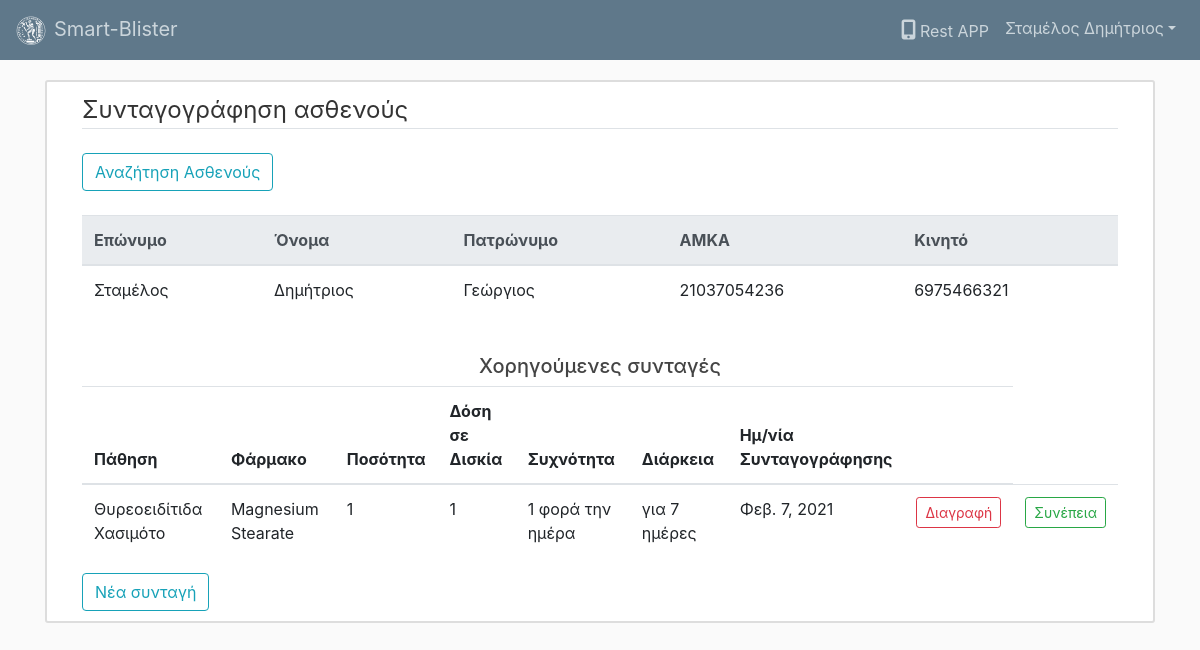
The page /doctor/prescription/patient/7/ (signed in) on the database as committed earlier.
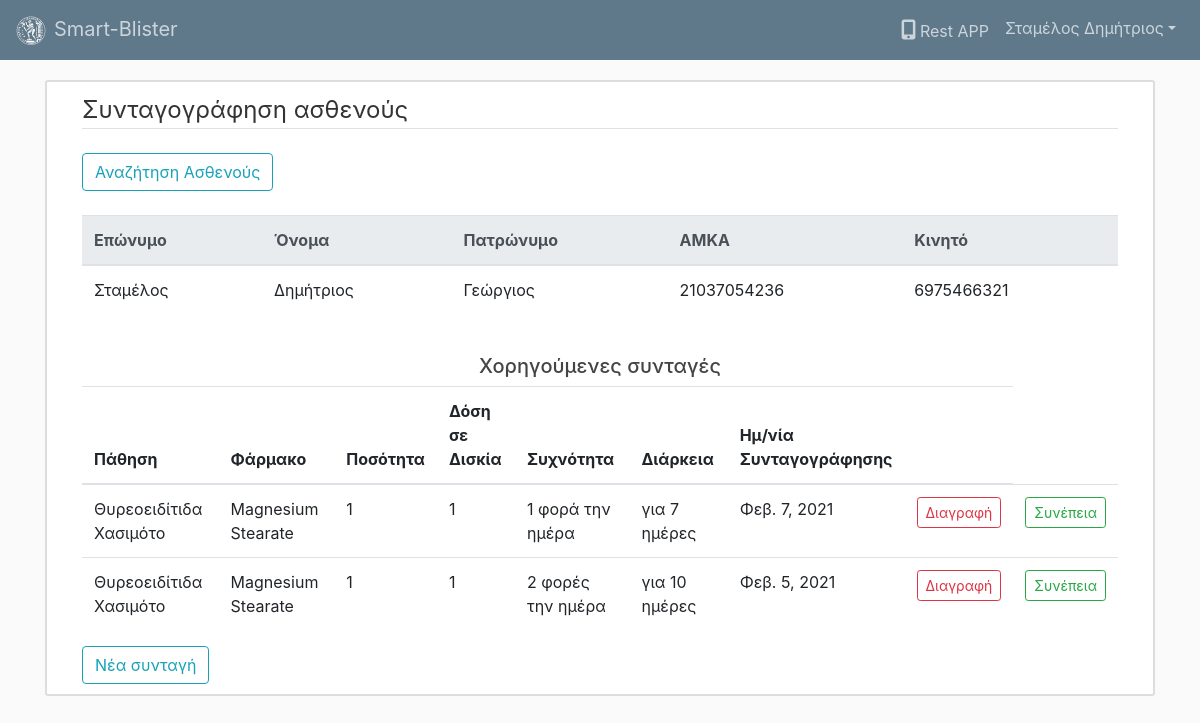
The same page on the database as committed later.
### doctor/models.py (models this page shows, shortened)
class Prescription(models.Model):
	quantity_choices = (
		(1,'1'),
		(2,'2'),
		(3,'3')
	)
	frequency_choices = (
		(1,'1 φορά την ημέρα'),
		(2,'2 φορές την ημέρα'),
		(3,'3 φορές την ημέρα'),
		(4,'4 φορές την ημέρα'),
		(5,'1 φορά την εβδομάδα'),
		(6,'2 φορές την εβδομάδα'),
		(7,'3 φορές την εβδομάδα')
	)
	duration_choices = (
		(1,'για 7 ημέρες'),
		(2,'για 10 ημέρες'),
		(3,'για 2 εβδομάδες'),
		(4,'για 1 μήνα'),
		(5,'για 2 μήνες'),
		(6,'για 3 μήνες'),
		(7,'για 6 μήνες'),
		(8,'για ένα έτος')
	)
	patient = models.ForeignKey(PatientProfile, null = True, blank=True, on_delete=models.PROTECT)
	doctor = models.ForeignKey(DoctorProfile, null = True, blank=True, on_delete=models.PROTECT)
	date_issued = models.DateField(default=timezone.now)
	illness = models.CharField(max_length=255)
	medicine = models.CharField(max_length=255)
	quantity = models.IntegerField(choices=quantity_choices,default=1)
	dosage = models.IntegerField(choices=quantity_choices,default=1)
	frequency = models.ForeignKey(Frequency, on_delete=models.PROTECT, default=1)
	duration = models.ForeignKey(Duration, on_delete=models.PROTECT, default=1)

class Frequency(models.Model):
	description = models.CharField(max_length=50)
	def __str__(self):
		return self.description

class Duration(models.Model):
	description = models.CharField(max_length=50)
	def __str__(self):
		return self.description

### doctor/views.py (the view)
# urls.py: path('prescription/patient/<int:patient_id>/',views.chargedPrescriptions, name='chargedPrescriptions'),
@login_required
def chargedPrescriptions(request,patient_id):
	if request.method == 'POST':
		form = PatientSearchForm(request.POST)
		form1 = PrescriptionAddForm(request.POST)
		if form.is_valid():
			amka = form.cleaned_data['amka']
			try:
				patient = PatientProfile.objects.get(user__userprofile__amka=amka)
				prescriptions = patient.prescription_set.all().order_by('-date_issued')
			except PatientProfile.DoesNotExist:
				patient = None
				prescriptions = None
		else:
			patient = None
			prescriptions = None
	else:
		form = PatientSearchForm()
		form1 = PrescriptionAddForm()
		try:
			patient = PatientProfile.objects.get(id=patient_id)
			prescriptions = patient.prescription_set.all().order_by('-date_issued')
		except PatientProfile.DoesNotExist:
			patient = None
			blisters = None
	context = {
		'title':'Συνταγογράφηση',
		'form':form,
		'form1':form1,
		'patient':patient,
		'prescriptions': prescriptions
	}
	return render(request,'doctor/prescription.html', context)

### doctor/forms.py
class PatientSearchForm(forms.Form):
	amka = forms.CharField(label='AMKA',initial='',help_text='Εισαγωγή ΑΜΚΑ ασθενούς')

### doctor/templates/doctor/prescription.html (shortened to what this page needs)
{% extends "dashboard/base.html" %}
{% load crispy_forms_tags %}
{% block body_block %}
	<div class="content-section">
		<div class="container mb-4">
			<legend class="border-bottom mb-4">Συνταγογράφηση ασθενούς</legend>
			<button type="button mb-4" class="btn btn-outline-info" data-toggle="modal" data-target="#myModal">Αναζήτηση Ασθενούς</button>
		</div>
		<div class="container">
      {% if patient == None %}
      <div class="table-responsive">
        <table class="table">
          <thead class="thead-light">
            <tr>
              <th>Επώνυμο</th>
              <th>Όνομα</th>
              <th>Πατρώνυμο</th>
              <th>ΑΜΚΑ</th>
              <th></th>
            </tr>
          </thead>
          <tbody>
            <tr>
              <th colspan="5">Δεν υπάρχουν δεδομένα</th>
            </tr>
          </tbody>
        </table>
      </div>
      {% else %}
      <div class="table-responsive">
        <table class="table">
          <thead class="thead-light">
            <tr>
              <th>Επώνυμο</th>
              <th>Όνομα</th>
              <th>Πατρώνυμο</th>
              <th>ΑΜΚΑ</th>
              <th>Κινητό</th>
            </tr>
          </thead>
          <tbody>
            <tr>
              <form>
                <td>{{ patient.user.last_name }}</td>
                <td>{{ patient.user.first_name }}</td>
                <td>{{ patient.user.userprofile.father_name }}</td>
                <td>{{ patient.user.userprofile.amka }} </td>
                <td>{{ patient.user.userprofile.cell_phone}}</td>
              </form>
            </tr>
            </tbody>
        </table>
      </div>
      <div class="text-center mt-4"><h5>Χορηγούμενες συνταγές</h5></div>
      <div class="table-responsive">
        <table class="table">
          <thead>
            <tr>
              <th>Πάθηση</th>
              <th>Φάρμακο</th>
              <th>Ποσότητα</th>
              <th>Δόση<br>σε Δισκία</th>
              <th>Συχνότητα</th>
              <th>Διάρκεια</th>
              <th>Ημ/νία<br>Συνταγογράφησης</th>
              <th></th>
            </tr>
          </thead>
          <tbody>
          {% for prescription in prescriptions %}
          <tr>
            <td>{{ prescription.illness }}</td>
            <td>{{ prescription.medicine }}</td>
            <td>{{ prescription.quantity }}</td>
            <td>{{ prescription.dosage }}</td>
            <td>{{ prescription.frequency.description }}</td>
            <td>{{ prescription.duration.description }}</td>
            <td>{{ prescription.date_issued }}</td>
            <td>
              <div class="d-flex flex-row-reverse">
                <form action="{% url 'doctor:deletePrescription' prescription.id %}" method="post">
                  <input class="btn btn-outline-danger btn-sm" type="submit" value="Διαγραφή">
                </form>
              </div>
            </td>
            <td>
              <div class="d-flex flex-row-reverse">
                <a href="{% url 'doctor:actions' prescription.id %}" class="btn btn-outline-success btn-sm">Συνέπεια</a>
              </div>
            </td>
          </tr>
          {% endfor %}
          </tbody>
        </table>
      </div>
      <div class="d-flex flex-row"><button type="button" class="btn btn-outline-info" data-toggle="modal" data-target="#myModal1">Νέα συνταγή</button></div>
      {% endif %}
    </div>
  </div>
{% endblock %}

Rows that differ between the two databases and show on the page:
added Prescription: illness "Θυρεοειδίτιδα Χασιμότο", medicine "Magnesium Stearate", quantity "1", dosage "1", frequency.description "2 φορές την ημέρα", duration.description "για 10 ημέρες", date_issued "Φεβ. 5, 2021"
